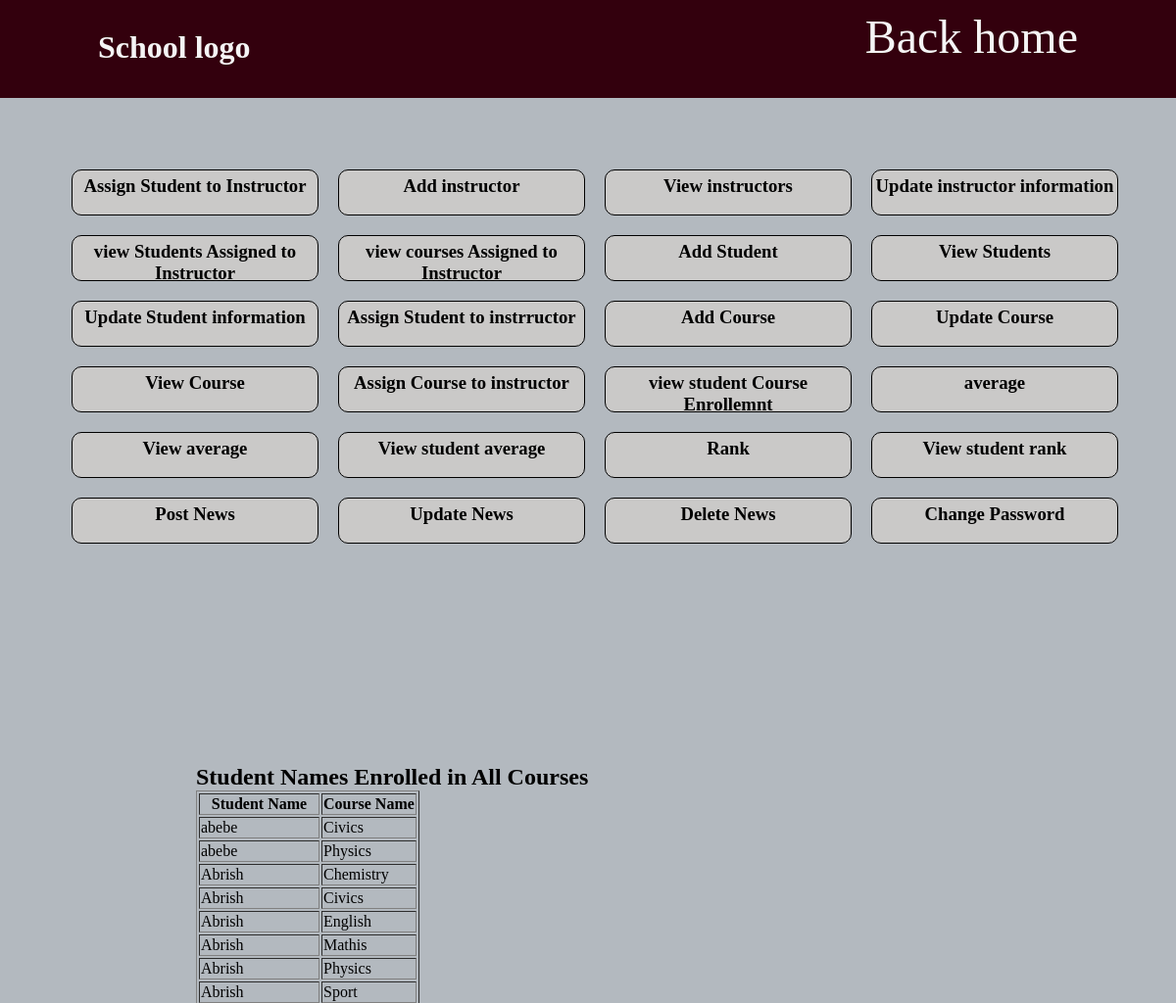
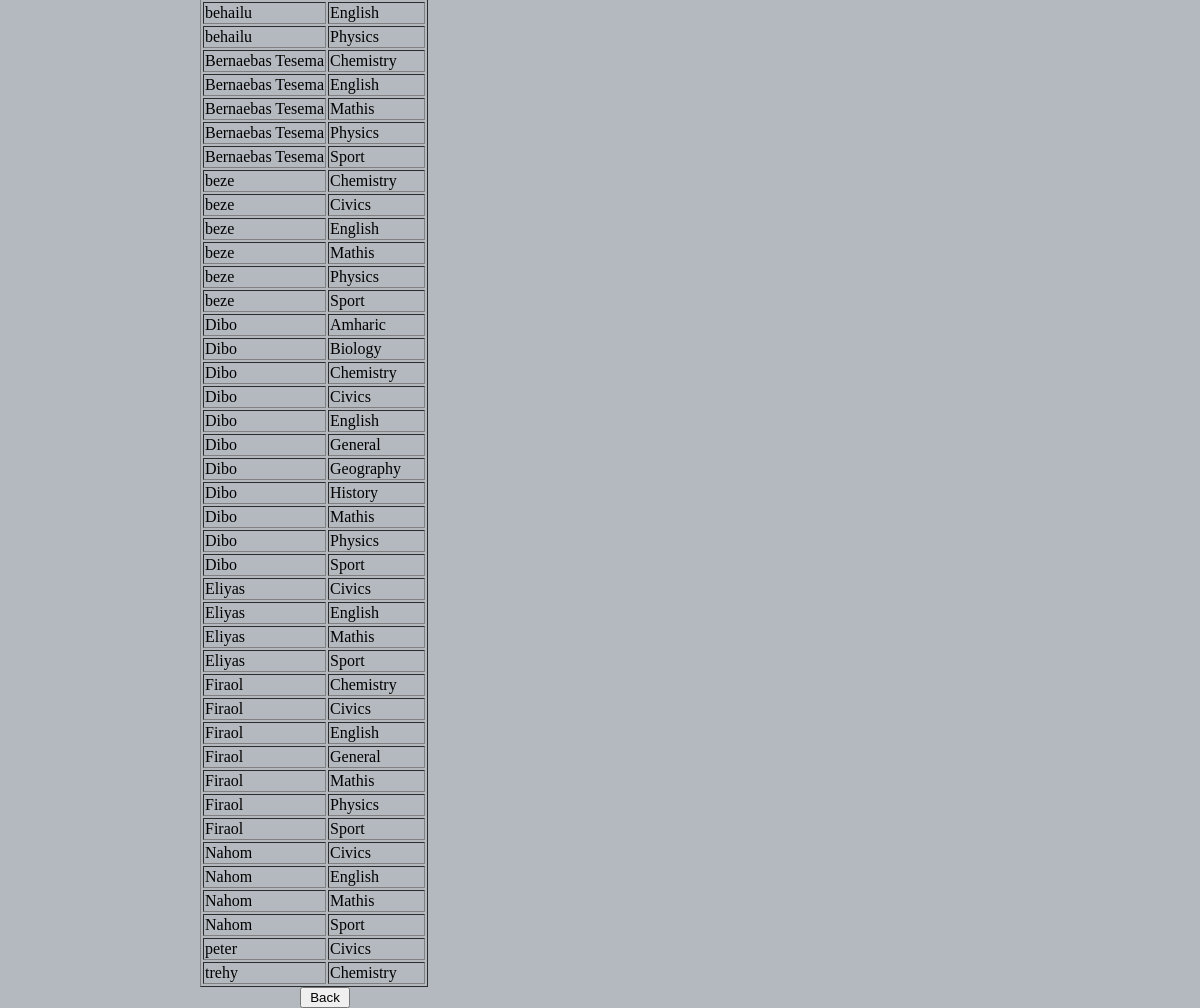
The app's page /Admin/php/html/viewstudentcourseenroll.php with its own data (2 pictures, top to bottom).
### tables this page shows
CREATE TABLE `student` (
  `student_id` int(11) NOT NULL,
  `Full_name` varchar(50) NOT NULL,
  `mother_full_name` varchar(50) NOT NULL,
  `email` varchar(50) NOT NULL,
  `phone` text NOT NULL,
  `address` varchar(50) NOT NULL,
  `Gender` text NOT NULL,
  `username` text NOT NULL,
  `password` text NOT NULL,
  `grade_point` text NOT NULL
);

CREATE TABLE `subject` (
  `subject_id` int(11) NOT NULL,
  `Subject_name` varchar(50) NOT NULL,
  `semester` text NOT NULL,
  `year` text NOT NULL
);

### Admin/php/html/viewstudentcourseenroll.php (the view, shortened to what this page needs)
<!DOCTYPE html>
<html lang="en">
<head>
<link rel="stylesheet" href="/mysm/Admin/php/html/header.css">
</head>
<body>
<header>
        <h1>School logo</h1>
        <a href="/mysm/Home Page/index.html" class="home">Back home</a>
    </header>
 <div class="dashbord">
 <div class="frame">
 <h3><a href="assignstudentInstructor.php" class="task">Assign Student to Instructor</a></h3>
    <h3><a href="addInstructor.php" class="task">Add instructor</a></h3>
    <h3><a href="viewinstructor.php" class="task">View instructors</a></h3>
    <h3><a href="updateinstructor.php" class="task">Update instructor information</a></h3>
    <h3><a href="viewstudentsassignedtoinstructor.php" class="task">view Students Assigned to Instructor </a></h3>
    <h3><a href="viewcourseassignedtoinstructor.php" class="task">view courses Assigned to Instructor </a></h3>
    <h3><a href="addStudent.php" class="task">Add Student</a></h3>
    <h3><a href="viewstudent.php" class="task">View Students</a></h3>
    <h3><a href="updatestudent.php" class="task">Update Student information</a></h3>
    <h3><a href="assignstudentInstructor.php" class="task">Assign Student to instrructor</a></h3>
    <h3><a href="addSubject.php" class="task">Add Course</a></h3>
    <h3><a href="updatecourse.php" class="task">Update Course</a></h3>
    <h3><a href="viewcourse.php" class="task">View Course</a></h3>
    <h3><a href="assigncourse_inst1.php" class="task">Assign Course to instructor</a></h3>
    <h3><a href="viewstudentcourseenroll.php" class="task">view student Course Enrollemnt</a></h3>
    <h3><a href="average.php" class="task">average </a></h3>
    <h3><a href="viewaverage.php" class="task"> View average </a></h3>
    <h3><a href="viewAverage.php" class="task">View student average</a></h3>
    <h3><a href="rank1.php" class="task">Rank </a></h3>
    <h3><a href="viewRank.php" class="task">View student rank</a></h3>
    <h3><a href="createpost.php" class="task">Post News</a></h3>
    <h3><a href="updatepost.php" class="task">Update News</a></h3>
    <h3><a href="deletenews.php" class="task">Delete News</a></h3>
    <h3><a href="adminchangepassword.php" class="task">Change Password</a></h3></div>
   <div class="dash">
   <?php
$hostname = 'localhost';
$username = 'root';
$password = '';
$db_name = 'mysms';
$conn = mysqli_connect($hostname, $username, $password, $db_name);
$query = "SELECT s.Full_name AS student_name, sb.Subject_name AS course_name
          FROM student s
          JOIN student_subject ss ON s.student_id = ss.student_id
          JOIN subject sb ON ss.subject_id = sb.subject_id
          ORDER BY s.Full_name, sb.Subject_name";
$result = mysqli_query($conn, $query);
echo "<h2>Student Names Enrolled in All Courses</h2>";
echo "<table border='1'>";
echo "<tr><th>Student Name</th><th>Course Name</th></tr>";
while ($row = mysqli_fetch_assoc($result)) {
    echo "<tr>";
    echo "<td>" . htmlspecialchars($row['student_name']) . "</td>";
    echo "<td>" . htmlspecialchars($row['course_name']) . "</td>";
    echo "</tr>";
}
echo "</table>";
?>
<button class="backk"><a href="admin.html" class="back">Back</a></button>
</div>
</body>
</html>

### Admin/php/html/header.css (style rules this page uses)
* { margin: 0; }
header { background-color: #33000d!important; color:whitesmoke; height: 100px; }
header a { position: absolute; right: 100px; color: whitesmoke; font-size: 3rem; top: 10px; }
body { background-color: #b3b9bf; }
header h1 { padding-top: 30px; }
.home { text-decoration: none; }
.dashbord { display: grid; column-gap: 2rem; grid-template-rows: 1fr 1fr 1fr; }
.dash { margin-top: 200px; height: 15rem; margin-left:200px; }
.frame { display: grid; width: 38%; margin-left: 4%; margin-top: 4%; padding: 15px; border-radius: 20px; grid-template-columns: repeat(4,1fr); }
.task { display: grid; border: solid black 0.1px; text-decoration: none; width:250px; color: black; margin: 10px; text-align: center; background-color: rgb(202, 201, 200); border-radius: 10px; padding-top:5px; height: 2.5rem; }
header h1 { margin-left: 100px; }
.back { height: 50px; text-decoration: none; color: black; width:50px; }
.backk { margin-left: 100px; width:50px; }

### records on screen
student: Full_name "abebe", subject.Subject_name "Civics", subject.Subject_name "Physics"
student: Full_name "Abrish", subject.Subject_name "Chemistry", subject.Subject_name "Civics", subject.Subject_name "English", subject.Subject_name "Mathis", subject.Subject_name "Physics", subject.Subject_name "Sport"
student: Full_name "behailu", subject.Subject_name "English", subject.Subject_name "Physics"
student: Full_name "Bernaebas Tesema", subject.Subject_name "Chemistry", subject.Subject_name "English", subject.Subject_name "Mathis", subject.Subject_name "Physics", subject.Subject_name "Sport"
student: Full_name "beze", subject.Subject_name "Chemistry", subject.Subject_name "Civics", subject.Subject_name "English", subject.Subject_name "Mathis", subject.Subject_name "Physics", subject.Subject_name "Sport"
student: Full_name "Dibo", subject.Subject_name "Amharic", subject.Subject_name "Biology", subject.Subject_name "Chemistry", subject.Subject_name "Civics", subject.Subject_name "English", subject.Subject_name "General", subject.Subject_name "Geography", subject.Subject_name "History", subject.Subject_name "Mathis", subject.Subject_name "Physics", subject.Subject_name "Sport"
student: Full_name "Eliyas", subject.Subject_name "Civics", subject.Subject_name "English", subject.Subject_name "Mathis", subject.Subject_name "Sport"
student: Full_name "Firaol", subject.Subject_name "Chemistry", subject.Subject_name "Civics", subject.Subject_name "English", subject.Subject_name "General", subject.Subject_name "Mathis", subject.Subject_name "Physics", subject.Subject_name "Sport"
student: Full_name "Nahom", subject.Subject_name "Civics", subject.Subject_name "English", subject.Subject_name "Mathis", subject.Subject_name "Sport"
student: Full_name "peter", subject.Subject_name "Civics"
student: Full_name "trehy", subject.Subject_name "Chemistry"
